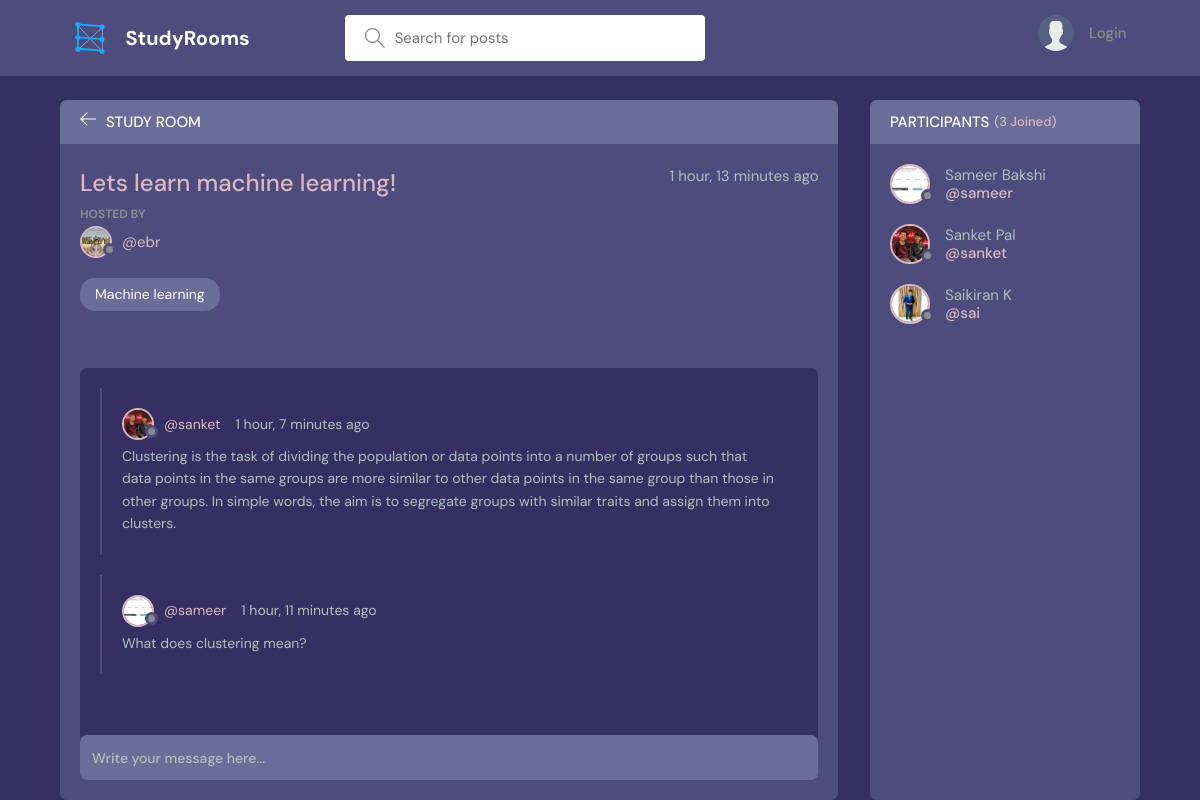
The page /room/1/ on the database its author committed.
### base/models.py (models this page shows, shortened)
class Room(models.Model):
    host = models.ForeignKey(User, on_delete=models.SET_NULL, null=True)
    topic = models.ForeignKey(Topic, on_delete=models.SET_NULL, null=True)
    name = models.CharField(max_length=200)
    description = models.TextField(null=True, blank=True)
    participants = models.ManyToManyField(
        User, related_name='participants', blank=True)
    updated = models.DateTimeField(auto_now=True)
    created = models.DateTimeField(auto_now_add=True)
    class Meta:
        ordering = ['-updated', '-created']

class User(AbstractUser):
    name = models.CharField(max_length=200, null=True)
    email = models.EmailField(unique=True, null=True)
    bio = models.TextField(null=True)
    avatar = models.ImageField(null=True, default="avatar.svg")
    USERNAME_FIELD = 'email'
    REQUIRED_FIELDS = []

class Topic(models.Model):
    name = models.CharField(max_length=200)
    def __str__(self):
        return self.name

class Message(models.Model):
    user = models.ForeignKey(User, on_delete=models.CASCADE)
    room = models.ForeignKey(Room, on_delete=models.CASCADE)
    body = models.TextField()
    updated = models.DateTimeField(auto_now=True)
    created = models.DateTimeField(auto_now_add=True)
    class Meta:
        ordering = ['-updated', '-created']

### base/views.py (the view, shortened to what this page needs)
# urls.py: path('room/<str:pk>/', views.room, name="room"),
def room(request, pk):
    room = Room.objects.get(id=pk)
    room_messages = room.message_set.all()
    participants = room.participants.all()
    context = {'room': room, 'room_messages': room_messages,
               'participants': participants}
    return render(request, 'base/room.html', context)

### base/templates/base/room.html (shortened to what this page needs)
{% extends 'main.html' %}
{% block content %}
<main class="profile-page layout layout--2">
  <div class="container">
    <div class="room">
      <div class="room__top">
        <div class="room__topLeft">
          <a href="{% url 'home' %}">
            <svg version="1.1" xmlns="http://www.w3.org/2000/svg" width="32" height="32" viewBox="0 0 32 32">
              <title>arrow-left</title>
              <path
                d="M13.723 2.286l-13.723 13.714 13.719 13.714 1.616-1.611-10.96-10.96h27.625v-2.286h-27.625l10.965-10.965-1.616-1.607z">
              </path>
            </svg>
          </a>
          <h3>Study Room</h3>
        </div>
      </div>
      <div class="room__box scroll">
        <div class="room__header scroll">
          <div class="room__info">
            <h3>{{room.name}}</h3>
            <span>{{room.created|timesince}} ago</span>
          </div>
          <div class="room__hosted">
            <p>Hosted By</p>
            <a href="{% url 'user-profile' room.host.id %}" class="room__author">
              <div class="avatar avatar--small">
                <img src="{{room.host.avatar.url}}" />
              </div>
              <span>@{{room.host.username}}</span>
            </a>
          </div>
          <span class="room__topics">{{room.topic}}</span>
        </div>
        <div class="room__conversation">
          <div class="threads scroll">
            {% for message in room_messages %}
            <div class="thread">
              <div class="thread__top">
                <div class="thread__author">
                  <a href="{% url 'user-profile' message.user.id %}" class="thread__authorInfo">
                    <div class="avatar avatar--small">
                      <img src="{{message.user.avatar.url}}" />
                    </div>
                    <span>@{{message.user.username}}</span>
                  </a>
                  <span class="thread__date">{{message.created|timesince}} ago</span>
                </div>
              </div>
              <div class="thread__details">
                {{message.body}}
              </div>
            </div>
            {% endfor %}
          </div>
        </div>
      </div>
      <div class="room__message">
        <form action="" method="POST">
          <input name="body" placeholder="Write your message here..." />
        </form>
      </div>
    </div>
    <div class="participants">
      <h3 class="participants__top">Participants <span>({{participants.count}} Joined)</span></h3>
      <div class="participants__list scroll">
        {% for user in participants %}
        <a href="{%  url 'user-profile' user.id %}" class="participant">
          <div class="avatar avatar--medium">
            <img src="{{user.avatar.url}}" />
          </div>
          <p>
            {{user.name}}
            <span>@{{user.username}}</span>
          </p>
        </a>
        {% endfor %}
      </div>
    </div>
  </div>
</main>
{% endblock content %}

### rows shown on the page
Room: name "Lets learn machine learning!", created "1 hour, 13 minutes", host.avatar (picture), host.username "ebr", topic "Machine learning"
Message: user.avatar (picture), user.username "sanket", created "1 hour, 7 minutes", body "Clustering is the task of dividing the population or data points into a number of groups such that data points in the same groups are more similar to other data points in the same group than those in other groups. In simple words, the aim is to segregate groups with similar traits and assign them into clusters."
Message: user.avatar (picture), user.username "sameer", created "1 hour, 11 minutes", body "What does clustering mean?"
User: avatar (picture), name "Sameer Bakshi", username "sameer"
User: avatar (picture), name "Sanket Pal", username "sanket"
User: avatar (picture), name "Saikiran K", username "sai"

### other values the page prints
{{ participants.count }} "3"
